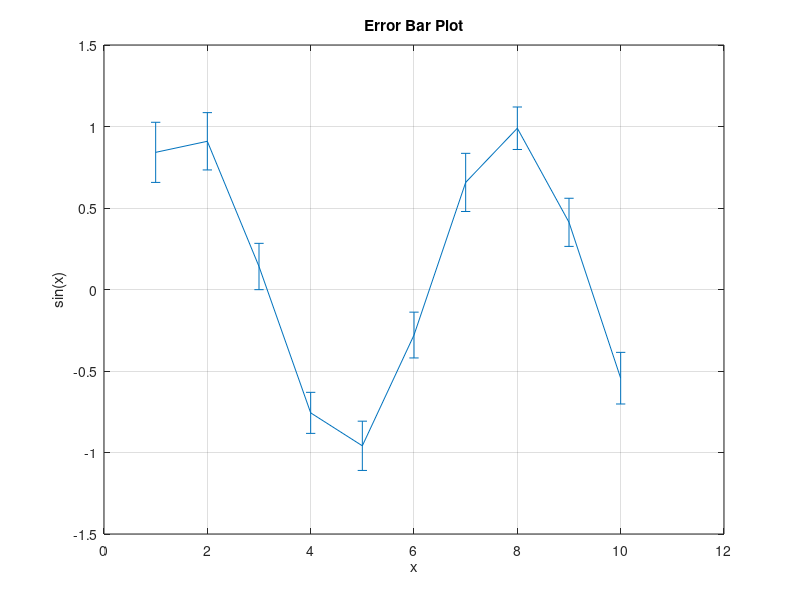

Write MATLAB code to recreate this figure.
% errorbar - Line plot with error bars
% Demonstrates vertical error bars

rng(0);
x = 1:10;
y = sin(x);
err = 0.1 + 0.1 * rand(1, 10);

figure;
errorbar(x, y, err);
title('Error Bar Plot');
xlabel('x');
ylabel('sin(x)');
grid on;
